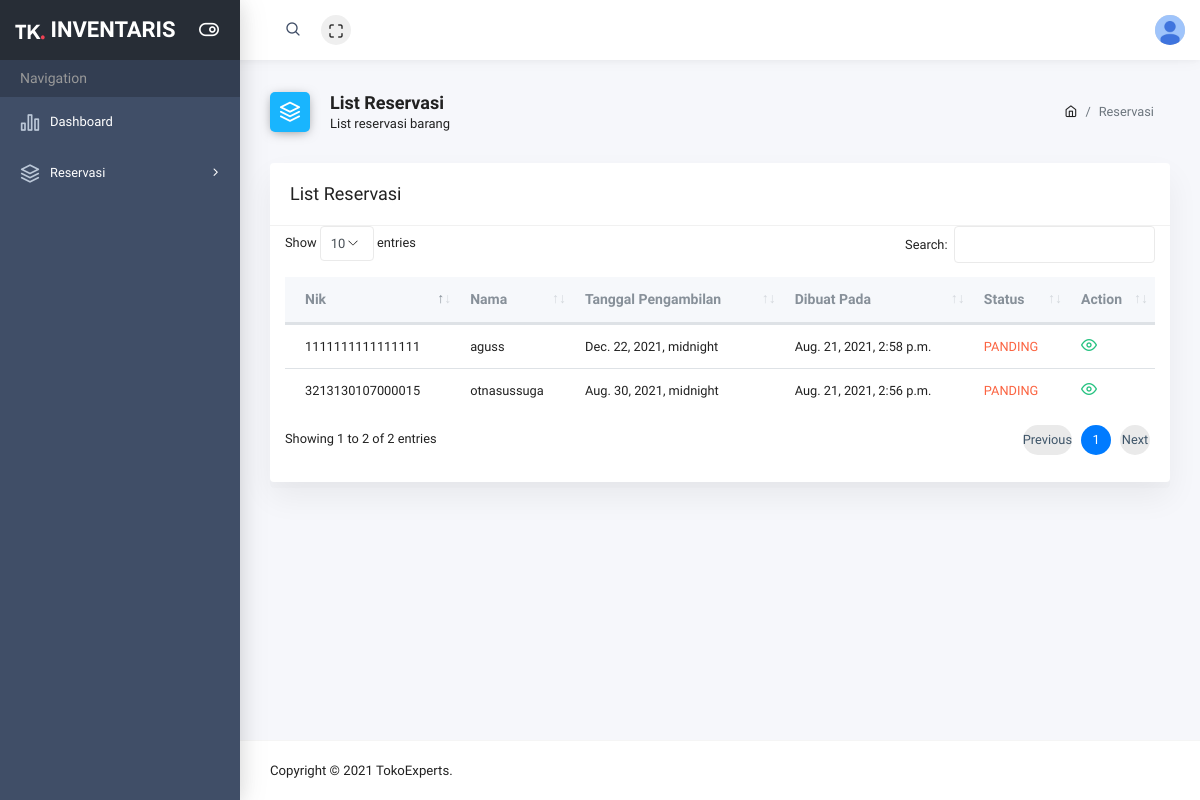
The page /reservation/list/ (signed in) on the database as committed earlier.
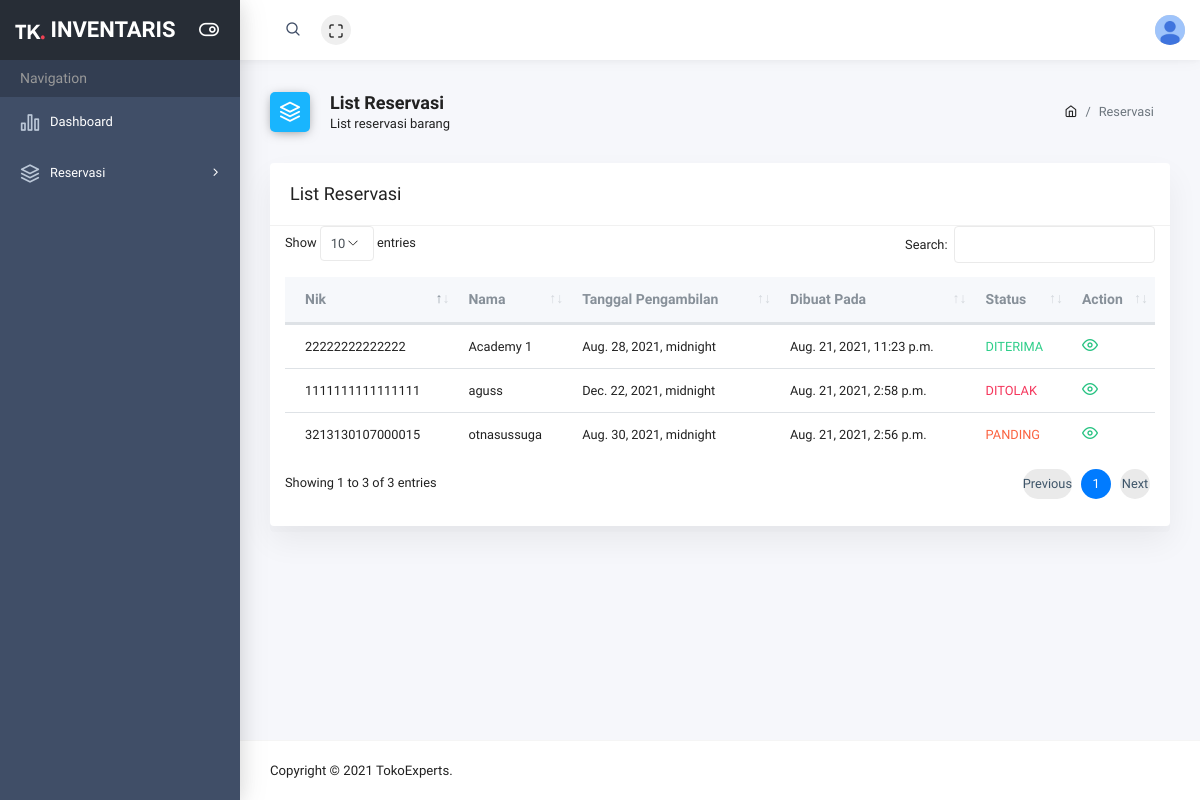
The same page on the database as committed later.
### app_admin/models.py (models this page shows, shortened)
class Reservation(models.Model):
    user = models.ForeignKey(User, on_delete=models.CASCADE)
    schedule = models.DateTimeField()
    nik = models.CharField(max_length=80)
    name = models.CharField(max_length=80)
    status = models.IntegerField(choices=ReservationStatus.choices, default=ReservationStatus.PANDING)
    created = models.DateTimeField(auto_now_add=True)
    updated = models.DateTimeField(auto_now=True)

### app_user/views.py (the view)
# urls.py: path('reservation/list/', reservation_list, name='reservation-list'),
@login_required(login_url='/signin/')
def reservation_list(request):
    if is_admin(request.user):
        return redirect('admin-home')
    else:
        reservations = Reservation.objects.filter(user=request.user).order_by('-id')
        context = {"reservations": reservations}
        return render(request, 'app_user/reservation-list.html', context)

### templatetags/user.py (called while the page is built)
@register.filter
def getUserPhoto(user_id):
    try:
        return UserDetail.objects.get(user__id=user_id).photo
    except:
        return ""

@register.filter
def is_admin(user):
    return user.groups.filter(name=UserRole.ADMIN.value).exists()

### utils/helpers.py (called while the page is built)
def is_admin(user: User) -> bool:
    groupName = UserRole.ADMIN.value
    group = Group.objects.get(name=groupName)
    if group in user.groups.all():
        return True
    else:
        return False

### templates/app_user/reservation-list.html (shortened to what this page needs)
{% extends 'base.html' %}
{% load static %}
{% block styles %}
<link rel="stylesheet" href="{% static 'theme/plugins/datatables.net-bs4/css/dataTables.bootstrap4.min.css' %}">
{% endblock %}
{% block heading_icon %}
<i class="ik ik-layers bg-blue"></i>
{% endblock heading_icon %}
{% block heading %}
<h5>List Reservasi</h5>
<span>List reservasi barang</span>
{% endblock heading %}
{% block breadcrumb %}
<li class="breadcrumb-item active" aria-current="page">Reservasi</li>
{% endblock breadcrumb %}
{% block content %}
<div class="card table-card">
    <div class="card-header">
        <h3>List Reservasi</h3>
    </div>
    <div class="card-block">
        <div class="container">
        <div class="table-responsive">
            <table class="table table-hover mb-0" id="reservation-table">
                <thead>
                    <tr>
                        <th>Nik</th>
                        <th>Nama</th>
                        <th>Tanggal Pengambilan</th>
                        <th>Dibuat Pada</th>
                        <th>Status</th>
                        <th>Action</th>
                    </tr>
                </thead>
                <tbody>
                    {% for reservation in reservations %}
                    <tr>
                        <td>{{reservation.nik}}</td>
                        <td>{{reservation.name}}</td>
                        <td>{{reservation.schedule}}</td>
                        <td>{{reservation.created}}</td>
                        <td>
                            {% if reservation.status == 1 %}
                            <span class="text-success">
                                DITERIMA
                            </span>
                            {% endif %}
                            {% if reservation.status == 2 %}
                            <span class="text-warning">
                                PANDING
                            </span>
                            {% endif %}
                            {% if reservation.status == 3 %}
                            <span class="text-danger">
                                DITOLAK
                            </span>
                            {% endif %}
                        </td>
                        <td>
                            <a href="{% url 'user-reservation-detail' reservation.pk %}"><i class="ik ik-eye f-16 mr-15 text-green"></i></a>
                        </td>
                    </tr>
                    {% endfor %}
                </tbody>
            </table>
        </div>
        </div>
    </div>
</div>
{% endblock content %}

Rows that differ between the two databases and show on the page:
added Reservation: nik "22222222222222", name "Academy 1", schedule "Aug. 28, 2021, midnight", created "Aug. 21, 2021, 11:23 p.m.", status "DITERIMA"
changed Reservation "aguss": status "PANDING" → "DITOLAK"
Other text that changed with them:
text written by a page script: "Show entries Search: Showing 1 to 2 of 2 entries Previous 1 Next" → "Show entries Search: Showing 1 to 3 of 3 entries Previous 1 Next"
